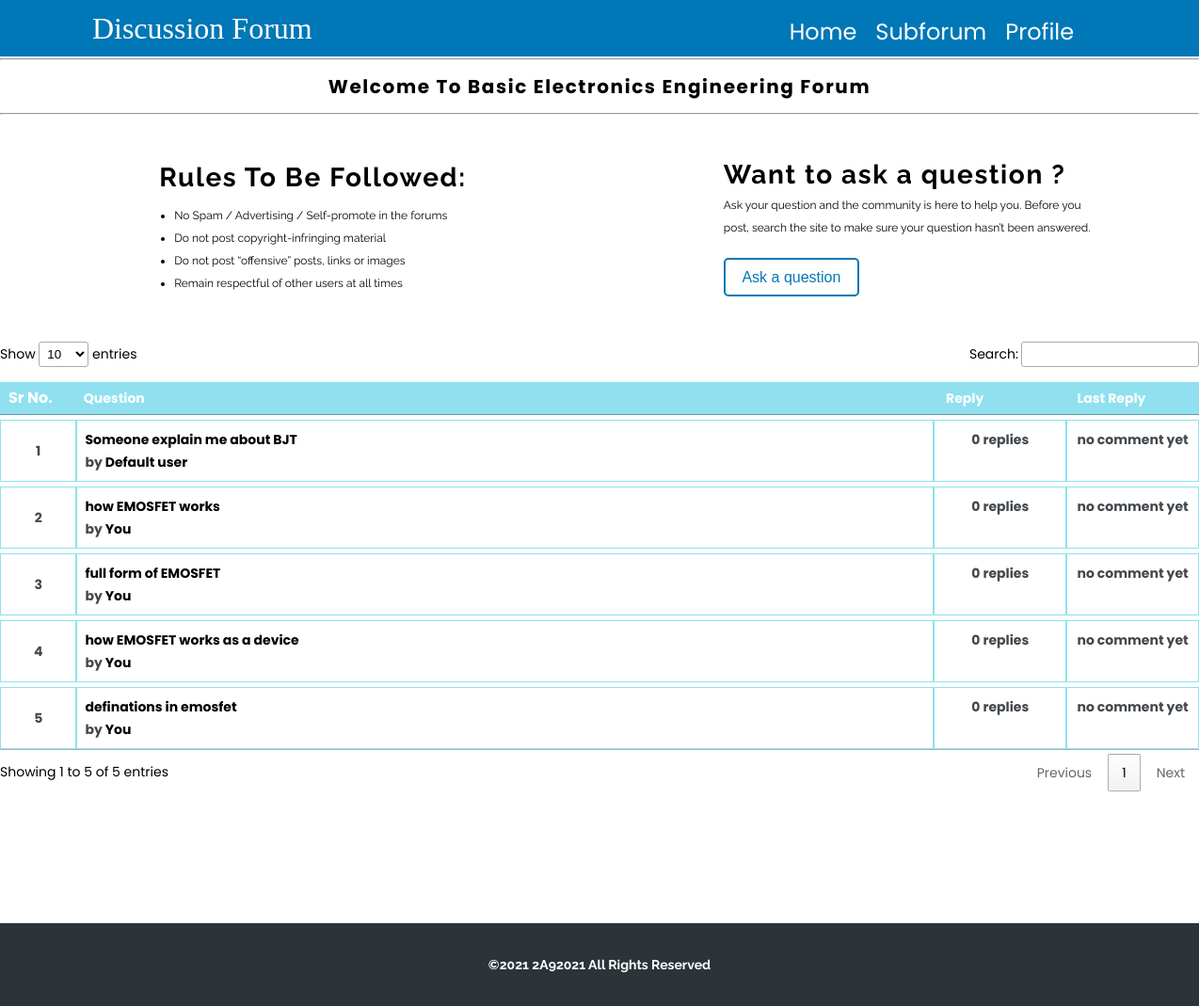
The page /HTML/threads.php?subid=04 (signed in) on the database its author committed.
### tables this page shows
CREATE TABLE `subforum` (
  `yr` varchar(3) NOT NULL,
  `sub_id` varchar(3) NOT NULL,
  `sub_name` text NOT NULL,
  `sub_descp` text NOT NULL,
  `sub_color` varchar(15) NOT NULL,
  `sub_icon` varchar(20) NOT NULL,
  `timestamp` datetime NOT NULL DEFAULT current_timestamp()
);

CREATE TABLE `threads` (
  `sub_id` int(15) NOT NULL,
  `thread_id` int(15) NOT NULL,
  `thread` varchar(300) NOT NULL,
  `thread_desc` text NOT NULL,
  `tag_id` int(15) NOT NULL,
  `user_id` int(15) NOT NULL,
  `timestamp` datetime NOT NULL DEFAULT current_timestamp()
);

CREATE TABLE `users` (
  `Status` varchar(5) NOT NULL,
  `Id` varchar(255) NOT NULL,
  `username` varchar(255) NOT NULL,
  `user_id` varchar(255) NOT NULL,
  `user_pass` varchar(255) NOT NULL,
  `last_login` int(11) NOT NULL,
  `timestamp` datetime NOT NULL DEFAULT current_timestamp()
);

### HTML/threads.php (the view, shortened to what this page needs)
<!DOCTYPE html>
<html lang="en">
<head>
    <link rel="stylesheet" href="/Project/CSS/post.css" />
    <link rel="stylesheet" href="https://cdnjs.cloudflare.com/ajax/libs/font-awesome/5.15.3/css/all.min.css"
 />
    <link rel="stylesheet" href="  //cdn.datatables.net/1.10.25/css/jquery.dataTables.min.css" />
</head>
<?php
include "subfiles/_dbconnect.php";
  $uid = $_SESSION['id'];
  $sql = "SELECT * FROM `users` WHERE `Id` = $uid";
  $result = mysqli_query($conn,$sql);
  $row = mysqli_fetch_assoc($result);
  $name = $row['username'];
  $subid = $_GET['subid'];
  $subsql = "SELECT * FROM `subforum` WHERE `sub_id` = $subid";
  $result1 = mysqli_query($conn,$subsql);
  $subrow = mysqli_fetch_assoc($result1);
?>
<body>
    <header class="header">
        <nav>
            <div class="container">
                <div class="logo">Discussion Forum</div>
                <ul class="nav-list">
                    <li class="nav-items"><a href="/Project/HTML/home.php">Home</a></li>
                    <li class="nav-items"><a href="/Project/HTML/subforum.php?yr=<?php echo $uid[0];?>">Subforum</a>
                    </li>
                    <li class="nav-items"><a href="/Project/HTML/profile.php?profileid=<?php echo $uid;?>">Profile</a></li>
                </ul>
            </div>
        </nav>
    </header>
    <div style="padding-top:2px">
        <hr>
        <center>
            <h4 style="padding-top:12px;padding-bottom:-20px">Welcome to <?php echo $subrow['sub_name'];?> forum</h4>
        </center>
        <hr>
    </div>
    <section class="buttons clearfix">
        <article class="rules">
            <h3 class="rules__title">Rules to be followed:</h3>
            <ul class="rules__main">
                <li class="rule">
                    No Spam / Advertising / Self-promote in the forums
                </li>
                <li class="rule">Do not post copyright-infringing material</li>
                <li class="rule">Do not post “offensive” posts, links or images</li>
                <li class="rule">Remain respectful of other users at all times</li>
            </ul>
        </article>
        <article class="question">
            <h3 class="question__title">Want to ask a question ?</h3>
            <p>
                Ask your question and the community is here to help you. Before you
                post, search the site to make sure your question hasn’t been answered.
            </p>
            <button class="question__btn modal-open">Ask a question</button>
        </article>
    </section>
    <div class="post_container">
        <table id="myTable" class="post section">
            <thead class="post__table">
                <tr class="post__head">
                    <th class="upvotes" style="margin-left:-1px">Sr No.</th>
                    <th class="questions">Question</th>
                    <th class="replies">Reply</th>
                    <th class="last-replies">Last Reply</th>
                </tr>
            </thead>
            <tbody>
                <?php
          $num = 0;
          $sql = "SELECT * FROM `threads` WHERE `sub_id` = $subid";
          $result = mysqli_query($conn,$sql);
          while ($row = mysqli_fetch_assoc($result)) {
            $num+=1;
            $thid = $row['thread_id'];
            $user = $row['user_id'];
            $query = "SELECT * FROM `users` WHERE `Id` = $user";
            $res = mysqli_query($conn,$query);
            $asker = mysqli_fetch_assoc($res);
            if ($asker['username'] == $name) {
               $nam = "You";
            }
            else {
                $nam = $asker['username'];
            }
             $commentquery = "SELECT * FROM `comments` WHERE `thread_id` = $thid ORDER BY `timestamp` DESC";
             $resultofcommentquery = mysqli_query($conn,$commentquery);
             $com =  mysqli_num_rows($resultofcommentquery);
             if ($com == null) {
                $com = 0;
             }
            echo '
            <tr class="post__row">
              <th class="upvote">';
        echo $num;
             echo  '</th>
              <th class="question_">
                <a href="comments.php?threadid='.$row['thread_id'].'">'.$row['thread'].' </a>
                <br />
                by <a href="/Project/HTML/profile.php?profileid='.$user.'">'.$nam.'</a>
              </th>
              <th class="reply">'."$com";
            if ($com == 1) {
             echo ' reply';
             } else {
                  echo ' replies';
              }
              echo '</th>';
              if($com == 0){
              echo'
              <th class="last-reply">
              no comment yet
              </th>';}
              echo '
            </tr>
            ';
          }
          ?>
            </tbody>
        </table>
    </div>
    <footer>
        <div class="footer__text">
            &copy;<span id="date"></span> 2A92021 All Rights Reserved
        </div>
    </footer>
</body>
</html>

### HTML/threads.php (style rules this page uses)
footer { clear: both; position: relative; margin-top: 140px; }

### rows shown on the page
subforum: sub_name "Basic Electronics Engineering"
threads: thread "Someone explain me about BJT", user.username "Default user", com "0"
threads: thread "how EMOSFET works", user.username "You", com "0"
threads: thread "full form of EMOSFET", user.username "You", com "0"
threads: thread "how EMOSFET works as a device", user.username "You", com "0"
threads: thread "definations in emosfet", user.username "You", com "0"
